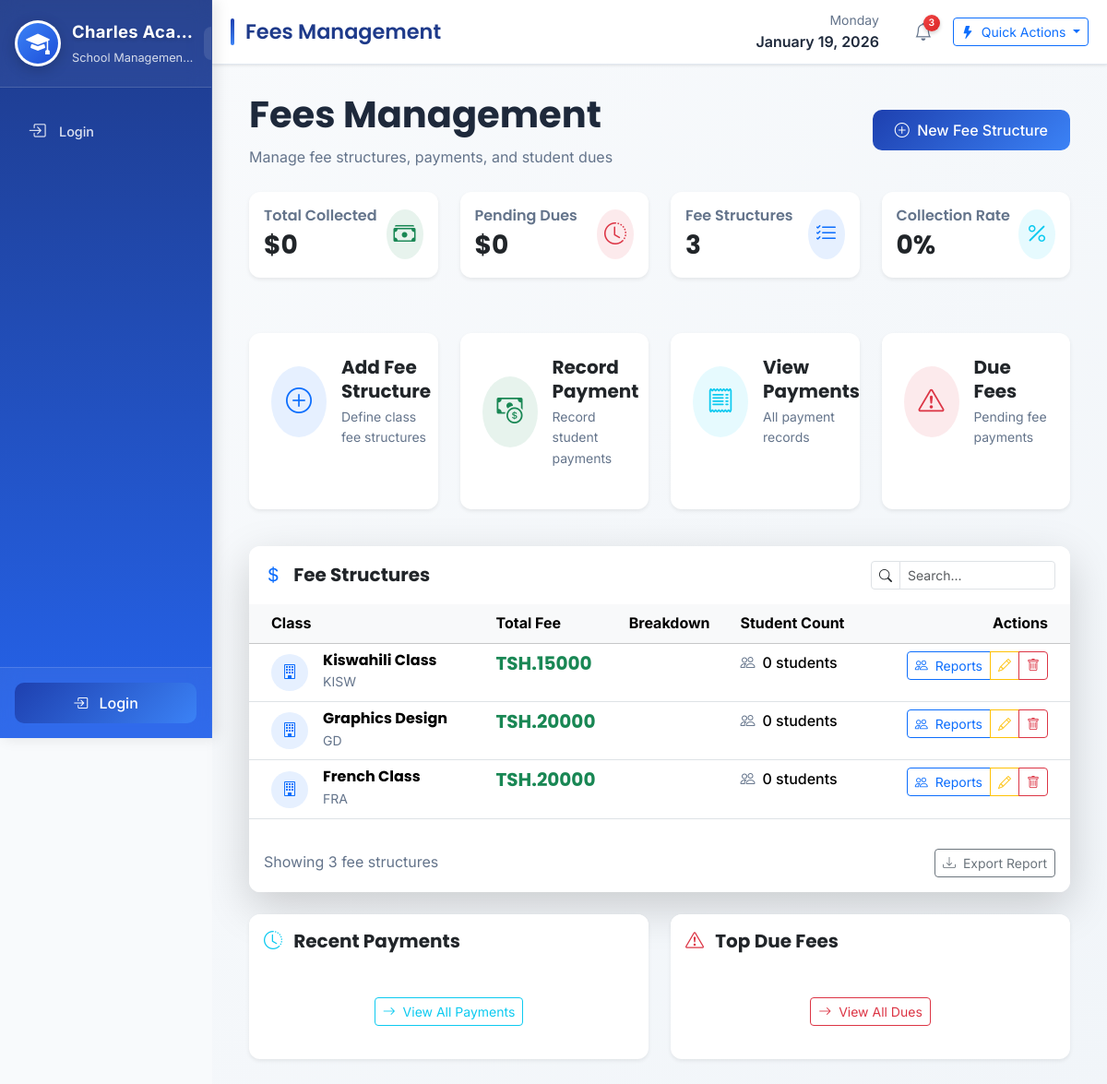
Page /fees/structures/ on the committed database.
### fees/models.py (models this page shows, shortened)
class FeeStructure(models.Model):
    classroom = models.OneToOneField(ClassRoom, on_delete=models.CASCADE)
    total_fee = models.PositiveIntegerField()

### classes/models.py (models this page shows)
class ClassRoom(models.Model):
    name = models.CharField(max_length=100)
    code = models.CharField(max_length=10)
    fee = models.PositiveIntegerField(default=30000)

### fees/views.py (the view)
# urls.py: path('structures/', views.fee_structure_list, name='fee_structure_list'),
def fee_structure_list(request):
    settings_obj = SchoolSettings.objects.first()
    structures = FeeStructure.objects.all()
    return render(request, 'fees/fee_structure_list.html', {'structures': structures,'school_settings': settings_obj})

### templates/fees/fee_structure_list.html (shortened to what this page needs)
{% extends 'base.html' %}
{% block page_title %}Fees Management{% endblock %}
{% block content %}
<div class="container-fluid">
    <div class="d-flex justify-content-between align-items-center mb-4">
        <div>
            <h1 class="fw-bold mb-2">Fees Management</h1>
            <p class="text-muted mb-0">Manage fee structures, payments, and student dues</p>
        </div>
        <div>
            <a href="{% url 'fees:add_fee_structure' %}" class="btn btn-primary">
                <i class="bi bi-plus-circle me-1"></i> New Fee Structure
            </a>
        </div>
    </div>
    <div class="row mb-4">
        <div class="col-xl-3 col-lg-6 mb-3">
            <div class="card border-0 shadow-sm">
                <div class="card-body p-3">
                    <div class="d-flex justify-content-between align-items-center">
                        <div>
                            <h6 class="text-muted mb-1">Total Collected</h6>
                            <h3 class="fw-bold mb-0" id="totalCollected">Tsh. 0</h3>
                        </div>
                        <div class="icon-wrapper bg-success bg-opacity-10 rounded-circle p-2">
                            <i class="bi bi-cash-stack text-success fs-4"></i>
                        </div>
                    </div>
                </div>
            </div>
        </div>
        <div class="col-xl-3 col-lg-6 mb-3">
            <div class="card border-0 shadow-sm">
                <div class="card-body p-3">
                    <div class="d-flex justify-content-between align-items-center">
                        <div>
                            <h6 class="text-muted mb-1">Pending Dues</h6>
                            <h3 class="fw-bold mb-0" id="pendingDues">Tsh.0</h3>
                        </div>
                        <div class="icon-wrapper bg-danger bg-opacity-10 rounded-circle p-2">
                            <i class="bi bi-clock-history text-danger fs-4"></i>
                        </div>
                    </div>
                </div>
            </div>
        </div>
        <div class="col-xl-3 col-lg-6 mb-3">
            <div class="card border-0 shadow-sm">
                <div class="card-body p-3">
                    <div class="d-flex justify-content-between align-items-center">
                        <div>
                            <h6 class="text-muted mb-1">Fee Structures</h6>
                            <h3 class="fw-bold mb-0">{{ structures|length }}</h3>
                        </div>
                        <div class="icon-wrapper bg-primary bg-opacity-10 rounded-circle p-2">
                            <i class="bi bi-list-check text-primary fs-4"></i>
                        </div>
                    </div>
                </div>
            </div>
        </div>
        <div class="col-xl-3 col-lg-6 mb-3">
            <div class="card border-0 shadow-sm">
                <div class="card-body p-3">
                    <div class="d-flex justify-content-between align-items-center">
                        <div>
                            <h6 class="text-muted mb-1">Collection Rate</h6>
                            <h3 class="fw-bold mb-0" id="collectionRate">0%</h3>
                        </div>
                        <div class="icon-wrapper bg-info bg-opacity-10 rounded-circle p-2">
                            <i class="bi bi-percent text-info fs-4"></i>
                        </div>
                    </div>
                </div>
            </div>
        </div>
    </div>
    <div class="row mb-4">
        <div class="col-xl-3 col-lg-6 mb-3">
            <a href="{% url 'fees:add_fee_structure' %}" class="text-decoration-none">
                <div class="card border-0 shadow-sm action-card h-100">
                    <div class="card-body p-4">
                        <div class="d-flex align-items-center">
                            <div class="icon-wrapper bg-primary bg-opacity-10 rounded-circle p-3 me-3">
                                <i class="bi bi-plus-circle text-primary fs-3"></i>
                            </div>
                            <div>
                                <h5 class="fw-bold mb-1">Add Fee Structure</h5>
                                <p class="text-muted mb-0 small">Define class fee structures</p>
                            </div>
                        </div>
                    </div>
                </div>
            </a>
        </div>
        <div class="col-xl-3 col-lg-6 mb-3">
            <a href="{% url 'fees:record_payment' %}" class="text-decoration-none">
                <div class="card border-0 shadow-sm action-card h-100">
                    <div class="card-body p-4">
                        <div class="d-flex align-items-center">
                            <div class="icon-wrapper bg-success bg-opacity-10 rounded-circle p-3 me-3">
                                <i class="bi bi-cash-coin text-success fs-3"></i>
                            </div>
                            <div>
                                <h5 class="fw-bold mb-1">Record Payment</h5>
                                <p class="text-muted mb-0 small">Record student payments</p>
                            </div>
                        </div>
                    </div>
                </div>
            </a>
        </div>
        <div class="col-xl-3 col-lg-6 mb-3">
            <a href="{% url 'fees:payment_list' %}" class="text-decoration-none">
                <div class="card border-0 shadow-sm action-card h-100">
                    <div class="card-body p-4">
                        <div class="d-flex align-items-center">
                            <div class="icon-wrapper bg-info bg-opacity-10 rounded-circle p-3 me-3">
                                <i class="bi bi-receipt text-info fs-3"></i>
                            </div>
                            <div>
                                <h5 class="fw-bold mb-1">View Payments</h5>
                                <p class="text-muted mb-0 small">All payment records</p>
                            </div>
                        </div>
                    </div>
                </div>
            </a>
        </div>
        <div class="col-xl-3 col-lg-6 mb-3">
            <a href="{% url 'fees:due_fee_list' %}" class="text-decoration-none">
                <div class="card border-0 shadow-sm action-card h-100">
                    <div class="card-body p-4">
                        <div class="d-flex align-items-center">
                            <div class="icon-wrapper bg-danger bg-opacity-10 rounded-circle p-3 me-3">
                                <i class="bi bi-exclamation-triangle text-danger fs-3"></i>
                            </div>
                            <div>
                                <h5 class="fw-bold mb-1">Due Fees</h5>
                                <p class="text-muted mb-0 small">Pending fee payments</p>
                            </div>
                        </div>
                    </div>
                </div>
            </a>
        </div>
    </div>
    <div class="card border-0 shadow-lg">
        <div class="card-header bg-white border-0 py-3">
            <div class="d-flex justify-content-between align-items-center">
                <h5 class="mb-0 fw-bold">
                    <i class="bi bi-currency-dollar text-primary me-2"></i>
                    Fee Structures
                </h5>
                <div class="d-flex gap-2">
                    <div class="input-group input-group-sm" style="width: 200px;">
                        <span class="input-group-text bg-white">
                            <i class="bi bi-search"></i>
                        </span>
                        <input type="text" class="form-control" placeholder="Search..." id="searchInput">
                    </div>
                </div>
            </div>
        </div>
        <div class="card-body p-0">
            <div class="table-responsive">
                <table class="table table-hover mb-0" id="feeTable">
                    <thead class="table-light">
                        <tr>
                            <th class="ps-4">Class</th>
                            <th>Total Fee</th>
                            <th>Breakdown</th>
                            <th>Student Count</th>
                            <th class="text-end pe-4">Actions</th>
                        </tr>
                    </thead>
                    <tbody>
                        {% for f in structures %}
                        <tr>
                            <td class="ps-4">
                                <div class="d-flex align-items-center">
                                    <div class="class-icon bg-primary bg-opacity-10 rounded-circle d-flex align-items-center justify-content-center me-3"
                                         style="width: 40px; height: 40px;">
                                        <i class="bi bi-building text-primary"></i>
                                    </div>
                                    <div>
                                        <h6 class="mb-0 fw-bold">{{ f.classroom.name }}</h6>
                                        <small class="text-muted">{{ f.classroom.code|default:f.classroom.name }}</small>
                                    </div>
                                </div>
                            </td>
                            <td>
                                <h5 class="fw-bold text-success mb-0">TSH.{{ f.total_fee }}</h5>
                            </td>
                            <td>
                            </td>
                            <td>
                                <div class="d-flex align-items-center">
                                    <i class="bi bi-people text-muted me-2"></i>
                                    <span class="fw-medium">{{ f.student_count|default:"0" }} students</span>
                                </div>
                            </td>
                            <td class="text-end pe-4">
                                <div class="btn-group btn-group-sm" role="group">
                                    <a href="{% url 'students:student_list' %}?class={{ f.classroom.id }}"
                                       class="btn btn-outline-primary">
                                        <i class="bi bi-people me-1"></i> Reports
                                    </a>
                                    <a href="#" class="btn btn-outline-warning">
                                        <i class="bi bi-pencil"></i>
                                    </a>
                                    <a href="#" class="btn btn-outline-danger">
                                        <i class="bi bi-trash"></i>
                                    </a>
                                </div>
                            </td>
                        </tr>
                        {% endfor %}
                    </tbody>
                </table>
            </div>
        </div>
        <div class="card-footer bg-white border-0 py-3">
            <div class="d-flex justify-content-between align-items-center">
                <div>
                    <span class="text-muted">
                        Showing {{ structures|length }} fee structures
                    </span>
                </div>
                <div>
                    <button class="btn btn-outline-secondary btn-sm">
                        <i class="bi bi-download me-1"></i> Export Report
                    </button>
                </div>
            </div>
        </div>
    </div>
    <div class="row mt-4">
        <div class="col-lg-6 mb-4">
            <div class="card border-0 shadow-sm h-100">
                <div class="card-header bg-white border-0 py-3">
                    <h5 class="mb-0 fw-bold">
                        <i class="bi bi-clock-history text-info me-2"></i>
                        Recent Payments
                    </h5>
                </div>
                <div class="card-body">
                    <div class="text-center mt-3">
                        <a href="{% url 'fees:payment_list' %}" class="btn btn-outline-info btn-sm">
                            <i class="bi bi-arrow-right me-1"></i> View All Payments
                        </a>
                    </div>
                </div>
            </div>
        </div>
        <div class="col-lg-6 mb-4">
            <div class="card border-0 shadow-sm h-100">
                <div class="card-header bg-white border-0 py-3">
                    <h5 class="mb-0 fw-bold">
                        <i class="bi bi-exclamation-triangle text-danger me-2"></i>
                        Top Due Fees
                    </h5>
                </div>
                <div class="card-body">
                    <div class="text-center mt-3">
                        <a href="{% url 'fees:due_fee_list' %}" class="btn btn-outline-danger btn-sm">
                            <i class="bi bi-arrow-right me-1"></i> View All Dues
                        </a>
                    </div>
                </div>
            </div>
        </div>
    </div>
</div>
{% endblock %}

### templates/base.html (style rules this page uses)
:root { --primary-color: #1e40af; --primary-light: #3b82f6; --primary-dark: #1e3a8a; --secondary-color: #2563eb; --accent-color: #60a5fa; --sidebar-blue: #1e3a8a; --sidebar-gradient: linear-gradient(180deg, #1e3a8a 0%, #2563eb 100%); --sidebar-hover: rgba(255, 255, 255, 0.15); --light-bg: #f8fafc; --dark-text: #1e293b; --light-text: #64748b; --success-color: #10b981; --warning-color: #f59e0b; --danger-color: #ef4444; --sidebar-width: 280px; --sidebar-collapsed: 80px; --header-height: 70px; --shadow-sm: 0 1px 3px rgba(0,0,0,0.1); --shadow-md: 0 4px 6px -1px rgba(0,0,0,0.1); --shadow-lg: 0 10px 15px -3px rgba(0,0,0,0.1); --border-radius: 12px; --transition: all 0.3s cubic-bezier(0.4, 0, 0.2, 1); --mobile-breakpoint: 992px; }
* { margin: 0; padding: 0; box-sizing: border-box; }
html { font-size: 16px; -webkit-text-size-adjust: 100%; text-size-adjust: 100%; scroll-behavior: smooth; }
body { font-family: 'Inter', sans-serif; background-color: var(--light-bg); color: var(--dark-text); line-height: 1.6; overflow-x: hidden; min-height: 100vh; -webkit-font-smoothing: antialiased; -moz-osx-font-smoothing: grayscale; }
h1, h2, h3, h4, h5, h6 { font-family: 'Poppins', sans-serif; font-weight: 600; line-height: 1.3; }
.card { border: none; border-radius: var(--border-radius); box-shadow: var(--shadow-sm); transition: var(--transition); margin-bottom: 1.25rem; background: white; overflow: hidden; }
.btn-primary { background: linear-gradient(135deg, var(--primary-color) 0%, var(--primary-light) 100%); border: none; padding: 0.625rem 1.5rem; border-radius: 10px; font-weight: 500; transition: var(--transition); min-height: 44px; min-width: 44px; }
.text-muted { color: var(--light-text) !important; }
.table-responsive { overflow-x: auto; -webkit-overflow-scrolling: touch; margin-bottom: 1rem; }

### templates/fees/fee_structure_list.html (style rules this page uses)
.action-card { transition: all 0.3s ease; cursor: pointer; }
.class-icon { transition: transform 0.3s ease; }
.icon-wrapper { transition: transform 0.3s ease; }

### rows in the picture
FeeStructure: classroom.name "Kiswahili Class", classroom.code "KISW", total_fee "15000", student_count "0"
FeeStructure: classroom.name "Graphics Design", classroom.code "GD", total_fee "20000", student_count "0"
FeeStructure: classroom.name "French Class", classroom.code "FRA", total_fee "20000", student_count "0"

### other values in the picture
{{ structures|length }} "3"
